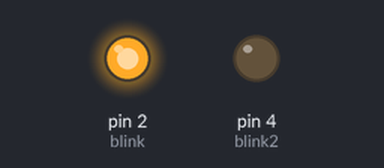
Recording of a sketch running on a simulated Arduino Uno, built with avr-gcc and run on an emulated ATmega328P. Shown: output pins drawn as LEDs (lit = HIGH).

Above: at 0.3 s.
At 2.7 s:
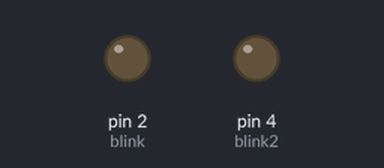
At 5.0 s:
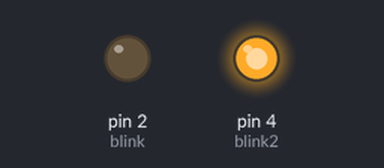
Timing chart, 0 to 7.1 s (numbered marks = the images above):
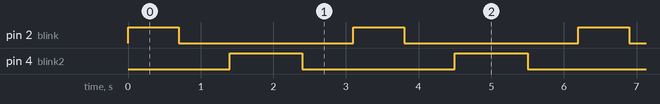

The sketch:

blinking_arduino.ino
```cpp
int blink =2;// define the pin.
int blink2 =4;// define the pin.
void setup() {
  // put your setup code here, to run once:
pinMode(blink, OUTPUT);// Identify type of device connected pin and wether is INPUT/OUTPUT.
pinMode(blink2, OUTPUT);
}

void loop() {
  // put your main code here, to run repeatedly:
digitalWrite(blink,HIGH);
delay(700); //microsecond
digitalWrite(blink,LOW);
delay(700); //microsecond

digitalWrite(blink2,HIGH);
delay(1000); //microsecond
digitalWrite(blink2,LOW);
delay(700); //microsecond

}
```

Measured:
- by itself, pin 2 (blink): alternates HIGH for 0.70 s and LOW for 2.4 s
- by itself, pin 4 (blink2): alternates HIGH for 1.0 s and LOW for 2.1 s
- by itself, everything shown: repeats every 3.1 s, in 4 steps
